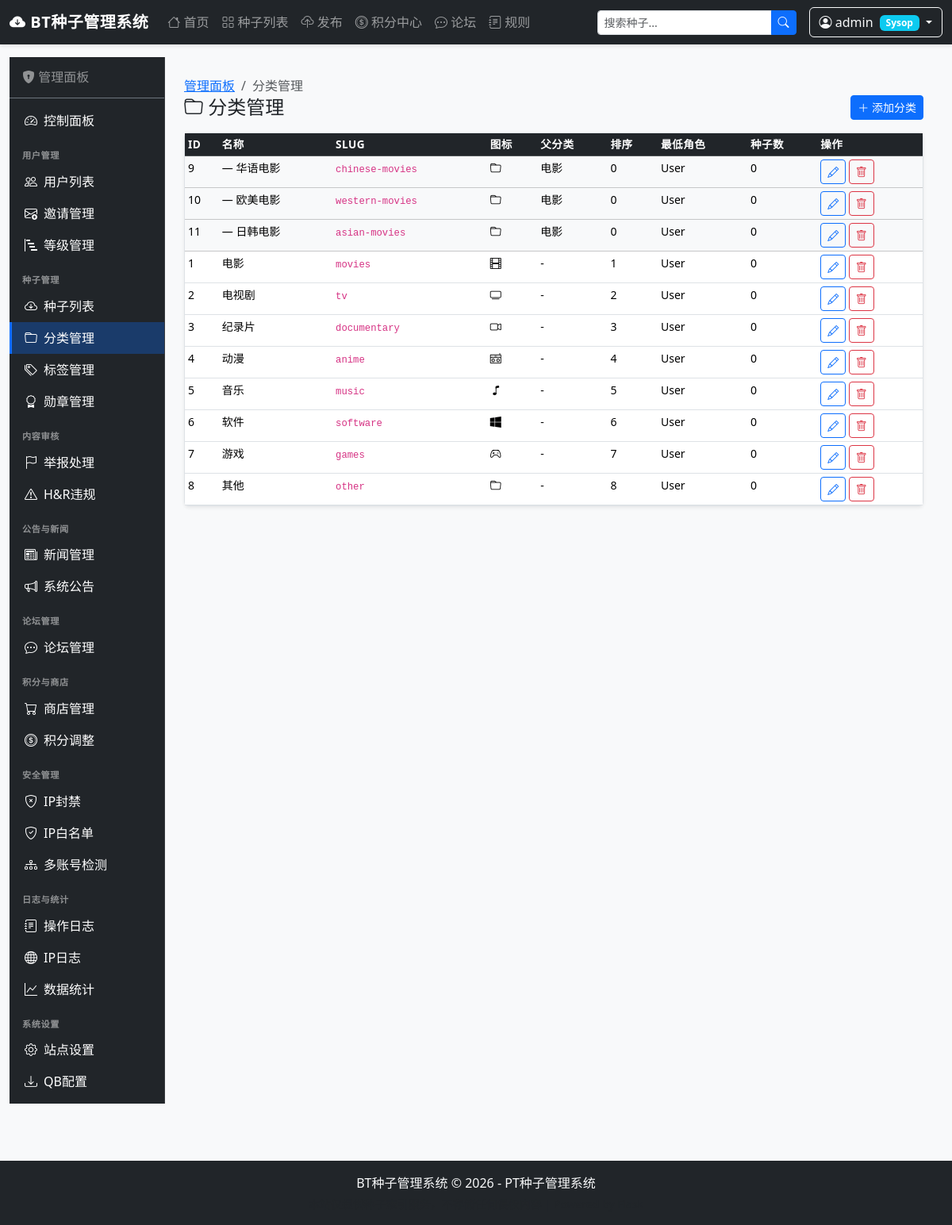
Page /admin/categories (signed in) on the committed database.
### app/models/user.py (models this page shows, shortened)
class User(UserMixin, db.Model):
    __tablename__ = 'user'
    id = db.Column(db.Integer, primary_key=True)
    username = db.Column(db.String(32), unique=True, nullable=False, index=True)
    email = db.Column(db.String(128), unique=True, nullable=False, index=True)
    password_hash = db.Column(db.String(256), nullable=False)
    passkey = db.Column(db.String(64), unique=True, nullable=False, index=True)
    role = db.Column(db.String(16), nullable=False, default='User', index=True)
    uploaded = db.Column(db.BigInteger, nullable=False, default=0)
    downloaded = db.Column(db.BigInteger, nullable=False, default=0)
    real_uploaded = db.Column(db.BigInteger, nullable=False, default=0)
    real_downloaded = db.Column(db.BigInteger, nullable=False, default=0)
    seed_bonus = db.Column(db.Numeric(12, 2), nullable=False, default=0.00)
    invite_tokens = db.Column(db.Integer, nullable=False, default=0)
    seeding_count = db.Column(db.Integer, nullable=False, default=0)
    leeching_count = db.Column(db.Integer, nullable=False, default=0)
    completed_count = db.Column(db.Integer, nullable=False, default=0)
    snatched_count = db.Column(db.Integer, nullable=False, default=0)
    uploaded_today = db.Column(db.BigInteger, nullable=False, default=0)
    downloaded_today = db.Column(db.BigInteger, nullable=False, default=0)
    avatar_url = db.Column(db.String(256))
    signature = db.Column(db.String(512))
    title = db.Column(db.String(128))
    info_text = db.Column(db.Text)
    admin_permissions = db.Column(db.Text)  # Stored as JSON string
    is_active = db.Column(db.Boolean, nullable=False, default=True)
    is_banned = db.Column(db.Boolean, nullable=False, default=False)
    ban_type = db.Column(db.String(32))  # None/disabled, 'temporary', 'permanent', 'download_only', 'upload_only', 'forum_only', 'tracker_only'
    banned_reason = db.Column(db.String(512))
    banned_until = db.Column(db.DateTime(timezone=True))
    warning_count = db.Column(db.Integer, nullable=False, default=0)
    promotion_eligible = db.Column(db.Boolean, nullable=False, default=True)
    last_promotion_check_at = db.Column(db.DateTime(timezone=True))
    demotion_warning_count = db.Column(db.Integer, nullable=False, default=0)
    download_slots_used = db.Column(db.Integer, nullable=False, default=0)
    total_seed_time_secs = db.Column(db.BigInteger, nullable=False, default=0)
    total_leech_time_secs = db.Column(db.BigInteger, nullable=False, default=0)
    forum_post_count = db.Column(db.Integer, nullable=False, default=0)
    theme = db.Column(db.String(16), nullable=False, default='light')
    items_per_page = db.Column(db.Integer, nullable=False, default=25)
    notify_comment = db.Column(db.Boolean, nullable=False, default=True)
    notify_pm = db.Column(db.Boolean, nullable=False, default=True)
    notify_new_torrent = db.Column(db.Boolean, nullable=False, default=False)
    registered_at = db.Column(db.DateTime(timezone=True), nullable=False, default=lambda: datetime.now(timezone.utc))
    last_active_at = db.Column(db.DateTime(timezone=True))
    last_ip = db.Column(db.String(45))
    last_announce_at = db.Column(db.DateTime(timezone=True))
    torrents = db.relationship('Torrent', backref='uploader', lazy='dynamic',
                               foreign_keys='Torrent.uploader_id')
    comments = db.relationship('Comment', backref='author', lazy='dynamic',
                               foreign_keys='Comment.user_id')
    bookmarks = db.relationship('Bookmark', backref='user', lazy='dynamic')
    thanks = db.relationship('Thank', backref='user', lazy='dynamic')
    peers = db.relationship('Peer', backref='user', lazy='dynamic')
    snatches = db.relationship('Snatch', backref='user', lazy='dynamic')
    bonus_logs = db.relationship('SeedBonusLog', backref='user', lazy='dynamic')
    purchases = db.relationship('BonusPurchase', backref='user', lazy='dynamic')
    sent_messages = db.relationship('PrivateMessage', backref='sender', lazy='dynamic',
                                    foreign_keys='PrivateMessage.sender_id')
    received_messages = db.relationship('PrivateMessage', backref='receiver', lazy='dynamic',
                                        foreign_keys='PrivateMessage.receiver_id')
    hnr_violations = db.relationship('HnrViolation', backref='user', lazy='dynamic',
                                     foreign_keys='HnrViolation.user_id')
    forum_topics = db.relationship('ForumTopic', backref='author', lazy='dynamic')
    forum_posts = db.relationship('ForumPost', backref='author', lazy='dynamic')
    created_invites = db.relationship('Invite', backref='creator', lazy='dynamic',
                                      foreign_keys='Invite.creator_id')
    medals = db.relationship('UserMedal', backref='user', lazy='dynamic')
    def has_permission(self, permission_name):
        if self.role == 'Sysop':
            return True
        perms = self.get_admin_permissions()
        return perms.get(permission_name, False)

### app/models/torrent.py (models this page shows, shortened)
class Category(db.Model):
    __tablename__ = 'category'
    id = db.Column(db.Integer, primary_key=True)
    name = db.Column(db.String(64), nullable=False)
    slug = db.Column(db.String(64), unique=True, nullable=False)
    parent_id = db.Column(db.Integer, db.ForeignKey('category.id'))
    sort_order = db.Column(db.Integer, nullable=False, default=0)
    icon = db.Column(db.String(64))
    min_role_view = db.Column(db.String(16), nullable=False, default='User')
    parent = db.relationship('Category', remote_side=[id], backref='children')
    torrents = db.relationship('Torrent', backref='category', lazy='dynamic')

### app/blueprints/admin/routes_categories.py (the view)
@admin_bp.route('/categories')
@login_required
@permission_required('can_manage_categories')
def categories():
    cats = Category.query.order_by(Category.sort_order).all()
    return render_template('admin/categories.html', title='分类管理', categories=cats)

### app/helpers.py (called while the page is built)
def register_context_processors(app):
    from app.models.system import SiteSetting
    from app.models.message import PrivateMessage
    from app.extensions import db
    @app.context_processor
    def inject_globals():
        ctx = {
            'site_name': 'BT种子管理系统',
            'current_year': datetime.now().year,
            'unread_pm_count': 0,
        }
        if current_user.is_authenticated:
            ctx['unread_pm_count'] = PrivateMessage.query.filter_by(
                receiver_id=current_user.id,
                is_read=False,
                receiver_deleted=False,
            ).count()
        return ctx

### app/services/admin_permission_service.py (called while the page is built)
def permission_required(permission_name):
    def decorator(f):
        @wraps(f)
        def wrapped(*args, **kwargs):
            if not current_user.is_authenticated:
                abort(401)
            if current_user.role == 'Sysop':
                return f(*args, **kwargs)
            if current_user.has_permission(permission_name):
                return f(*args, **kwargs)
            abort(403)
        return wrapped
    return decorator

### app/templates/admin/categories.html
{% extends "admin/layout.html" %}
{% block breadcrumb %}<nav aria-label="breadcrumb"><ol class="breadcrumb small mb-0"><li class="breadcrumb-item"><a href="{{ url_for('admin.dashboard') }}">管理面板</a></li><li class="breadcrumb-item active">{{ title }}</li></ol></nav>{% endblock %}
{% block admin_content %}
<div class="d-flex justify-content-between align-items-center mb-3"><h4 class="mb-0"><i class="bi bi-folder"></i> 分类管理</h4><a href="{{ url_for('admin.category_add') }}" class="btn btn-primary btn-sm"><i class="bi bi-plus-lg"></i> 添加分类</a></div>
<div class="card shadow-sm"><div class="table-responsive"><table class="table table-hover table-sm mb-0 small"><thead class="table-dark"><tr><th>ID</th><th>名称</th><th>Slug</th><th>图标</th><th>父分类</th><th>排序</th><th>最低角色</th><th>种子数</th><th>操作</th></tr></thead>
<tbody>{% for cat in categories %}
<tr class="{% if cat.parent_id %}table-light{% endif %}"><td>{{ cat.id }}</td><td>{% if cat.parent_id %}—{% endif %} {{ cat.name }}</td><td><code>{{ cat.slug }}</code></td><td><i class="bi bi-{{ cat.icon or 'folder' }}"></i></td>
    <td>{{ cat.parent.name if cat.parent else '-' }}</td><td>{{ cat.sort_order }}</td><td>{{ cat.min_role_view }}</td><td>{{ cat.torrents.count() }}</td>
    <td><a href="{{ url_for('admin.category_edit', cat_id=cat.id) }}" class="btn btn-outline-primary btn-sm"><i class="bi bi-pencil"></i></a>
        <form method="POST" action="{{ url_for('admin.category_delete', cat_id=cat.id) }}" class="d-inline" onsubmit="return confirm('确定删除?')"><input type="hidden" name="csrf_token" value="{{ csrf_token() }}"><button class="btn btn-outline-danger btn-sm"><i class="bi bi-trash"></i></button></form></td></tr>
{% endfor %}</tbody></table></div></div>
{% endblock %}

### app/templates/layout/navbar.html (shortened to what this page needs)
<nav class="navbar navbar-expand-lg navbar-dark bg-dark sticky-top">
    <div class="container-fluid">
        <a class="navbar-brand" href="{{ url_for('main.index') }}">
            <i class="bi bi-cloud-arrow-down-fill"></i> {{ site_name }}
        </a>
        <div class="collapse navbar-collapse" id="navbarNav">
            <ul class="navbar-nav me-auto">
                <li class="nav-item">
                    <a class="nav-link {{ 'active' if request.endpoint == 'main.index' }}" href="{{ url_for('main.index') }}">
                        <i class="bi bi-house"></i> 首页
                    </a>
                </li>
                <li class="nav-item">
                    <a class="nav-link {{ 'active' if request.endpoint == 'main.browse' }}" href="{{ url_for('main.browse') }}">
                        <i class="bi bi-grid"></i> 种子列表
                    </a>
                </li>
                {% if current_user.is_authenticated %}
                <li class="nav-item">
                    <a class="nav-link {{ 'active' if request.endpoint and 'torrent.upload' in request.endpoint }}" href="{{ url_for('torrent.upload') }}">
                        <i class="bi bi-cloud-upload"></i> 发布
                    </a>
                </li>
                <li class="nav-item">
                    <a class="nav-link {{ 'active' if request.endpoint and 'bonus' in request.endpoint }}" href="{{ url_for('bonus.index') }}">
                        <i class="bi bi-coin"></i> 积分中心
                    </a>
                </li>
                <li class="nav-item">
                    <a class="nav-link {{ 'active' if request.endpoint and 'forum' in request.endpoint }}" href="{{ url_for('forum.index') }}">
                        <i class="bi bi-chat-dots"></i> 论坛
                    </a>
                </li>
                {% endif %}
                <li class="nav-item">
                    <a class="nav-link" href="{{ url_for('main.rules') }}">
                        <i class="bi bi-journal-text"></i> 规则
                    </a>
                </li>
            </ul>
            <div class="d-flex align-items-center gap-2">
                {% include 'layout/search_bar.html' %}
                {% if current_user.is_authenticated %}
                    <div class="dropdown">
                        <button class="btn btn-outline-light dropdown-toggle" type="button" data-bs-toggle="dropdown">
                            <i class="bi bi-person-circle"></i> {{ current_user.username }}
                            <span class="badge bg-info ms-1">{{ current_user.role }}</span>
                        </button>
                    </div>
                {% endif %}
            </div>
        </div>
    </div>
</nav>

### app/static/css/style.css (style rules this page uses)
:root { --bg-primary: #ffffff; --bg-secondary: #f8f9fa; --text-primary: #212529; --border-color: #dee2e6; }
body { background-color: var(--bg-secondary); color: var(--text-primary); min-height: 100vh; display: flex; flex-direction: column; }
.navbar { box-shadow: 0 2px 4px rgba(0,0,0,0.1); }
.navbar-brand { font-weight: 600; letter-spacing: 0.5px; }
.card { border: 1px solid var(--border-color); background-color: var(--bg-primary); }
.table > thead > tr > th { font-size: 0.85rem; text-transform: uppercase; letter-spacing: 0.5px; }

### rows in the picture
User: username "admin", role "Sysop"
Category: id "9", name "华语电影", slug "chinese-movies", parent "电影", sort_order "0", min_role_view "User", torrents.count "0"
Category: id "10", name "欧美电影", slug "western-movies", parent "电影", sort_order "0", min_role_view "User", torrents.count "0"
Category: id "11", name "日韩电影", slug "asian-movies", parent "电影", sort_order "0", min_role_view "User", torrents.count "0"
Category: id "1", name "电影", slug "movies", parent "-", sort_order "1", min_role_view "User", torrents.count "0"
Category: id "2", name "电视剧", slug "tv", parent "-", sort_order "2", min_role_view "User", torrents.count "0"
Category: id "3", name "纪录片", slug "documentary", parent "-", sort_order "3", min_role_view "User", torrents.count "0"
Category: id "4", name "动漫", slug "anime", parent "-", sort_order "4", min_role_view "User", torrents.count "0"
Category: id "5", name "音乐", slug "music", parent "-", sort_order "5", min_role_view "User", torrents.count "0"
Category: id "6", name "软件", slug "software", parent "-", sort_order "6", min_role_view "User", torrents.count "0"
Category: id "7", name "游戏", slug "games", parent "-", sort_order "7", min_role_view "User", torrents.count "0"
Category: id "8", name "其他", slug "other", parent "-", sort_order "8", min_role_view "User", torrents.count "0"

### other values in the picture
{{ site_name }} "BT种子管理系统"
{{ title }} "分类管理"
